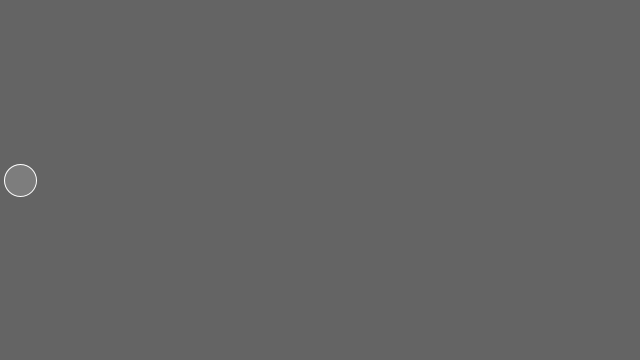
Frame 1 (no input)
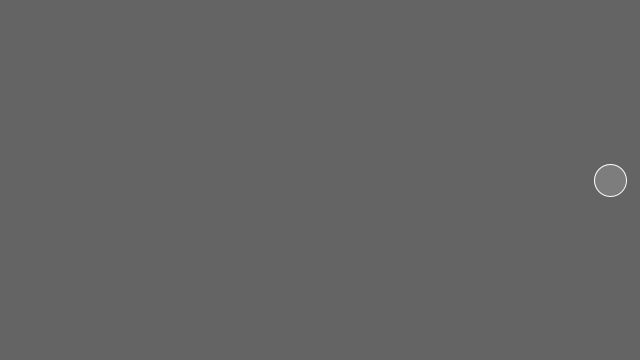
Frame 60 (the mouse pressed at the canvas centre just before this capture)
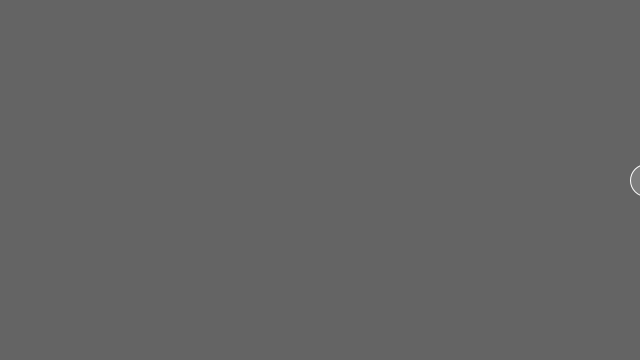
Frame 120 (the mouse held since frame 60 and released just before this capture)

The Processing sketch that drew these frames (run headless with seeded random() and noise(); from frame 60 on, the mouse is pressed at the canvas centre):

// Processing sketch: sketch_210520a
// ── sketch_210520a.pde
float circle;
float speed=10;
void setup(){
  size(640,360);
  circle = 20;
}
void draw(){
  background(100);
  fill(125);
  stroke(255);
  ellipse(circle,height/2,32,32);
  circle= circle + speed;
  if(circle > width || circle < 0){
    speed=speed* -1/2;
  }
  
}
